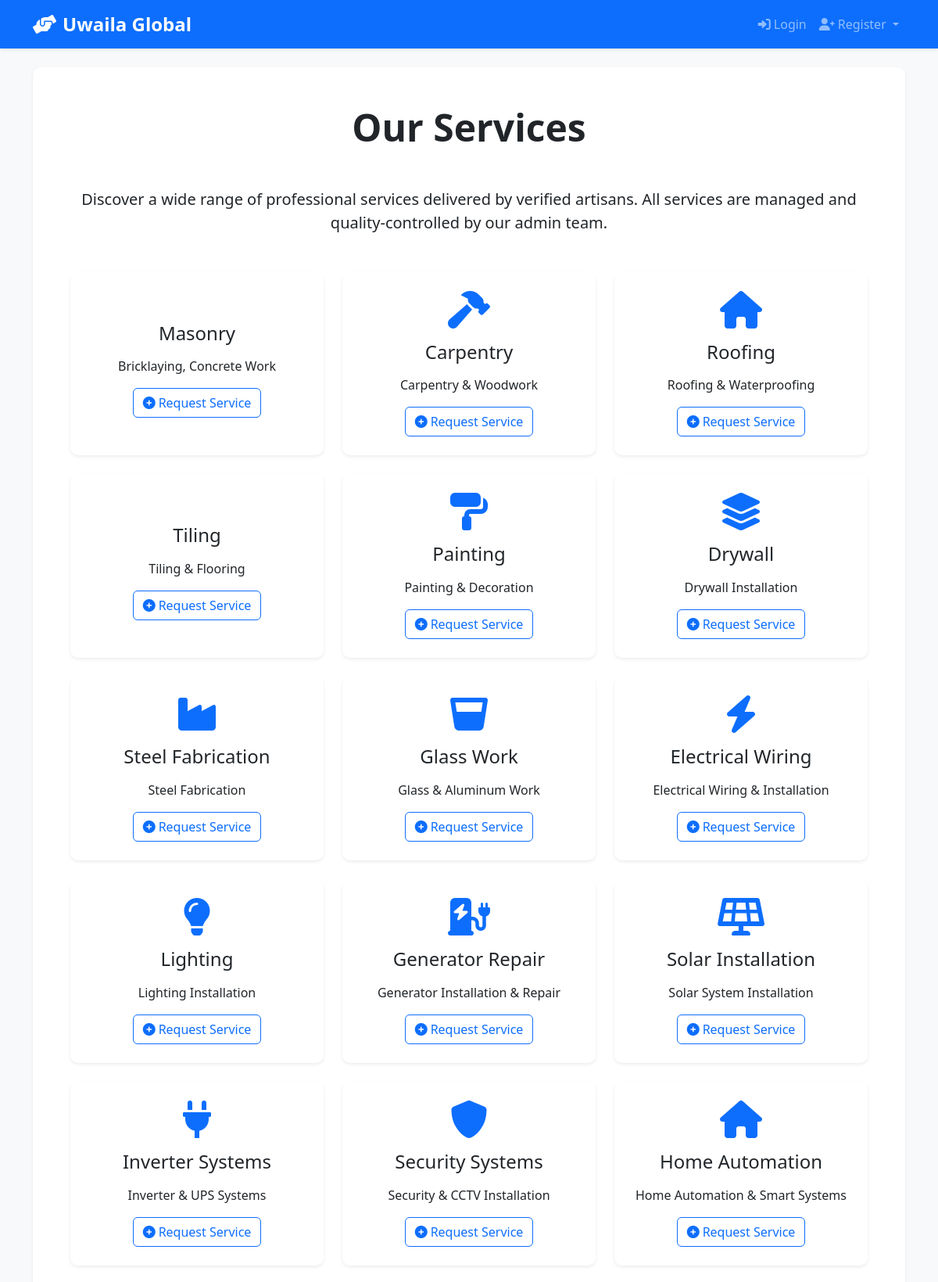
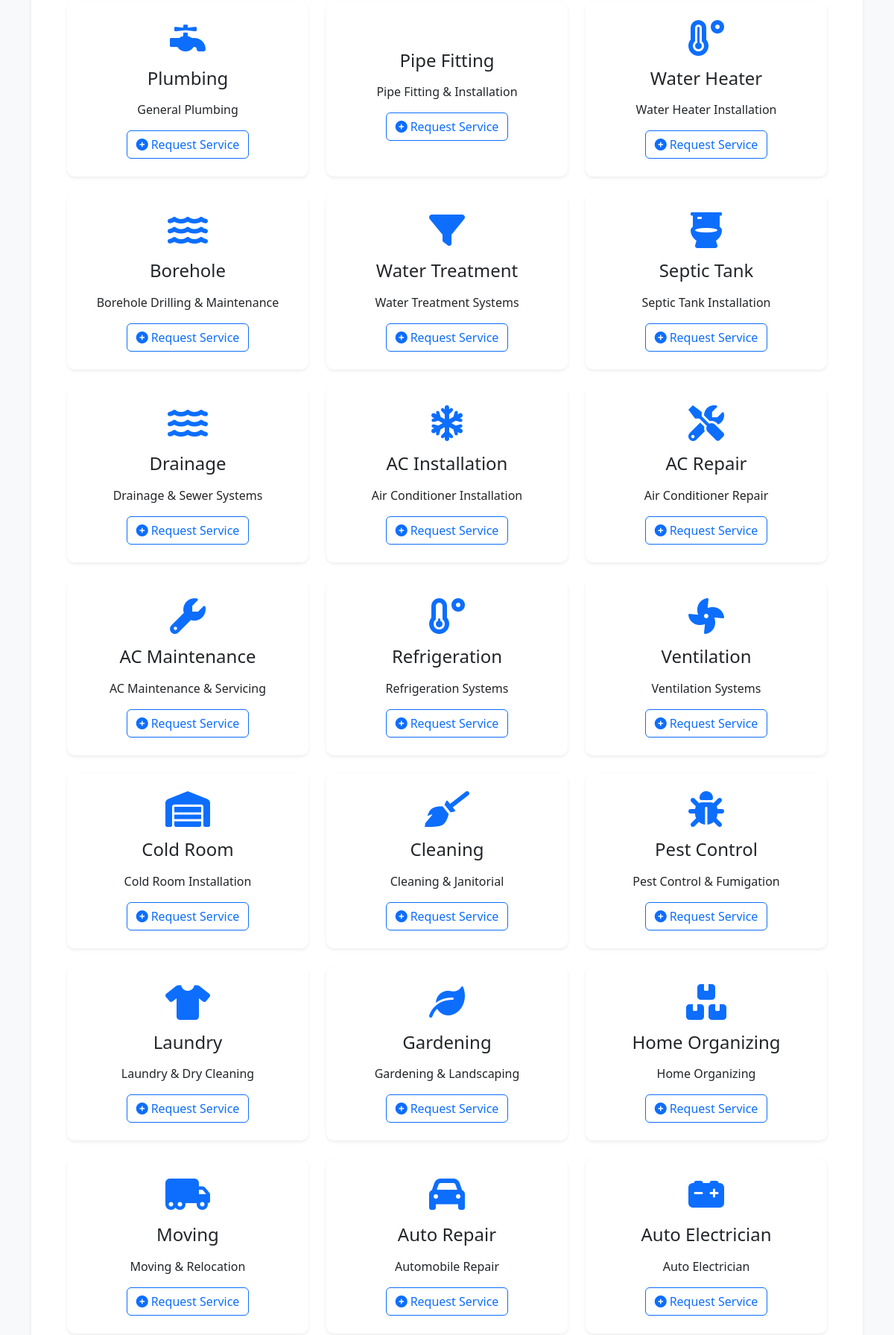
/services (upper part), run on the app's committed database (2 pictures, top to bottom).
### models.py (models this page shows, shortened)
class ServiceCategory(db.Model):
    __tablename__ = 'service_categories'
    id = db.Column(db.String(36), primary_key=True, default=generate_uuid)
    name = db.Column(db.String(100), nullable=False, unique=True)
    description = db.Column(db.Text)
    icon = db.Column(db.String(100))
    is_active = db.Column(db.Boolean, default=True)
    created_at = db.Column(db.DateTime(timezone=True), default=datetime.now(timezone.utc))
    service_requests = db.relationship('ServiceRequest', backref='category', lazy=True)

### app.py (the view)
@app.route('/services')
def services():
    categories = ServiceCategory.query.filter_by(is_active=True).all()
    return render_template('services.html', categories=categories)

### templates/services.html (shortened to what this page needs)
{% extends "base.html" %}
{% block content %}
<div class="row">
    <div class="col-12">
        <div class="card border-0 shadow-sm mb-5">
            <div class="card-body p-5">
                <h1 class="display-5 fw-bold text-center mb-5">Our Services</h1>
                <p class="lead text-center mb-5">
                    Discover a wide range of professional services delivered by verified artisans.
                    All services are managed and quality-controlled by our admin team.
                </p>
                <div class="row g-4">
                    {% for category in categories %}
                    <div class="col-md-4 col-sm-6">
                        <div class="card h-100 border-0 shadow-sm hover-shadow">
                            <div class="card-body text-center p-4">
                                <div class="mb-3">
                                    <i class="fas fa-{{ category.icon|default('tools') }} fa-3x text-primary"></i>
                                </div>
                                <h4 class="card-title mb-3">{{ category.name }}</h4>
                                <p class="card-text">{{ category.description|default('Professional service') }}</p>
                                <a href="{{ url_for('user_bp.create_service_request') }}?category={{ category.id }}"
                                   class="btn btn-outline-primary">
                                    <i class="fas fa-plus-circle me-1"></i>Request Service
                                </a>
                            </div>
                        </div>
                    </div>
                    {% endfor %}
                </div>
            </div>
        </div>
    </div>
</div>
{% endblock %}

### static/css/style.css (style rules this page uses)
:root { --primary-color: #0d6efd; --secondary-color: #6c757d; --success-color: #198754; --danger-color: #dc3545; --warning-color: #ffc107; --info-color: #0dcaf0; }
body { font-family: 'Segoe UI', Tahoma, Geneva, Verdana, sans-serif; background-color: #f8f9fa; }
.card { border-radius: 10px; transition: transform 0.3s ease, box-shadow 0.3s ease; }
.btn { border-radius: 6px; font-weight: 500; }
.hover-shadow { transition: box-shadow 0.3s ease; }

### data on the page
ServiceCategory: name "Masonry", description "Bricklaying, Concrete Work"
ServiceCategory: name "Carpentry", description "Carpentry & Woodwork"
ServiceCategory: name "Roofing", description "Roofing & Waterproofing"
ServiceCategory: name "Tiling", description "Tiling & Flooring"
ServiceCategory: name "Painting", description "Painting & Decoration"
ServiceCategory: name "Drywall", description "Drywall Installation"
ServiceCategory: name "Steel Fabrication", description "Steel Fabrication"
ServiceCategory: name "Glass Work", description "Glass & Aluminum Work"
ServiceCategory: name "Electrical Wiring", description "Electrical Wiring & Installation"
ServiceCategory: name "Lighting", description "Lighting Installation"
ServiceCategory: name "Generator Repair", description "Generator Installation & Repair"
ServiceCategory: name "Solar Installation", description "Solar System Installation"
ServiceCategory: name "Inverter Systems", description "Inverter & UPS Systems"
ServiceCategory: name "Security Systems", description "Security & CCTV Installation"
ServiceCategory: name "Home Automation", description "Home Automation & Smart Systems"
ServiceCategory: name "Plumbing", description "General Plumbing"
ServiceCategory: name "Pipe Fitting", description "Pipe Fitting & Installation"
ServiceCategory: name "Water Heater", description "Water Heater Installation"
ServiceCategory: name "Borehole", description "Borehole Drilling & Maintenance"
ServiceCategory: name "Water Treatment", description "Water Treatment Systems"
ServiceCategory: name "Septic Tank", description "Septic Tank Installation"
ServiceCategory: name "Drainage", description "Drainage & Sewer Systems"
ServiceCategory: name "AC Installation", description "Air Conditioner Installation"
ServiceCategory: name "AC Repair", description "Air Conditioner Repair"
ServiceCategory: name "AC Maintenance", description "AC Maintenance & Servicing"
ServiceCategory: name "Refrigeration", description "Refrigeration Systems"
ServiceCategory: name "Ventilation", description "Ventilation Systems"
ServiceCategory: name "Cold Room", description "Cold Room Installation"
ServiceCategory: name "Cleaning", description "Cleaning & Janitorial"
ServiceCategory: name "Pest Control", description "Pest Control & Fumigation"
ServiceCategory: name "Laundry", description "Laundry & Dry Cleaning"
ServiceCategory: name "Gardening", description "Gardening & Landscaping"
ServiceCategory: name "Home Organizing", description "Home Organizing"
ServiceCategory: name "Moving", description "Moving & Relocation"
ServiceCategory: name "Auto Repair", description "Automobile Repair"
ServiceCategory: name "Auto Electrician", description "Auto Electrician"
